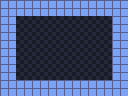

This is a level from a 2D game, rendered from its Tiled map with the project's own tilesets. A one-line summary and the complete map file follow:
An orthogonal 8x6 tile map with 16x16 px tiles, 1 tile layer (ground).

<map version="1.8" orientation="orthogonal" renderorder="right-down" width="8" height="6" tilewidth="16" tileheight="16" infinite="0" nextlayerid="2" nextobjectid="1">
 <tileset firstgid="1" name="room" tilewidth="16" tileheight="16" tilecount="2" columns="2">
  <image source="tiles.png" width="32" height="16" />
 </tileset>
 <layer id="1" name="ground" width="8" height="6">
  <data encoding="csv">
2,2,2,2,2,2,2,2,
2,1,1,1,1,1,1,2,
2,1,1,1,1,1,1,2,
2,1,1,1,1,1,1,2,
2,1,1,1,1,1,1,2,
2,2,2,2,2,2,2,2
</data>
 </layer>
</map>
